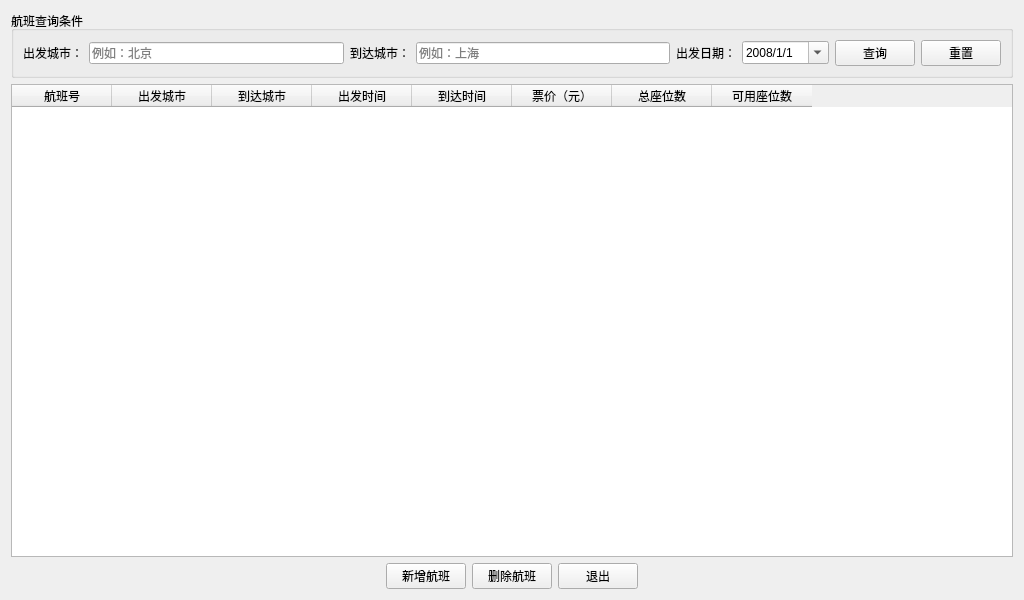
<?xml version="1.0" encoding="UTF-8"?>
<ui version="4.0">
 <class>FlightManager</class>
 <widget class="QWidget" name="FlightManager">
  <property name="geometry">
   <rect>
    <x>0</x>
    <y>0</y>
    <width>1024</width>
    <height>600</height>
   </rect>
  </property>
  <property name="windowTitle">
   <string>航班管理系统</string>
  </property>
  <layout class="QVBoxLayout" name="verticalLayout">
   <item>
    <widget class="QGroupBox" name="groupBox">
     <property name="title">
      <string>航班查询条件</string>
     </property>
     <layout class="QHBoxLayout" name="horizontalLayout_2">
      <item>
       <widget class="QLabel" name="label">
        <property name="text">
         <string>出发城市：</string>
        </property>
       </widget>
      </item>
      <item>
       <widget class="QLineEdit" name="txtDeparture">
        <property name="placeholderText">
         <string>例如：北京</string>
        </property>
       </widget>
      </item>
      <item>
       <widget class="QLabel" name="label_2">
        <property name="text">
         <string>到达城市：</string>
        </property>
       </widget>
      </item>
      <item>
       <widget class="QLineEdit" name="txtArrival">
        <property name="placeholderText">
         <string>例如：上海</string>
        </property>
       </widget>
      </item>
      <item>
       <widget class="QLabel" name="label_3">
        <property name="text">
         <string>出发日期：</string>
        </property>
       </widget>
      </item>
      <item>
       <widget class="QDateTimeEdit" name="dateEdit">
        <property name="dateTime">
         <datetime>
          <hour>0</hour>
          <minute>0</minute>
          <second>0</second>
          <year>2008</year>
          <month>1</month>
          <day>1</day>
         </datetime>
        </property>
        <property name="date">
         <date>
          <year>2008</year>
          <month>1</month>
          <day>1</day>
         </date>
        </property>
        <property name="displayFormat">
         <string>yyyy/M/d</string>
        </property>
        <property name="calendarPopup">
         <bool>true</bool>
        </property>
       </widget>
      </item>
      <item>
       <widget class="QPushButton" name="btnSearch">
        <property name="text">
         <string>查询</string>
        </property>
       </widget>
      </item>
      <item>
       <widget class="QPushButton" name="btnRefresh">
        <property name="text">
         <string>重置</string>
        </property>
       </widget>
      </item>
     </layout>
    </widget>
   </item>
   <item>
    <widget class="QTableWidget" name="tableView">
     <property name="alternatingRowColors">
      <bool>true</bool>
     </property>
     <property name="selectionBehavior">
      <enum>QAbstractItemView::SelectionBehavior::SelectRows</enum>
     </property>
     <property name="showGrid">
      <bool>true</bool>
     </property>
     <property name="gridStyle">
      <enum>Qt::PenStyle::DotLine</enum>
     </property>
     <property name="sortingEnabled">
      <bool>true</bool>
     </property>
     <column>
      <property name="text">
       <string>航班号</string>
      </property>
     </column>
     <column>
      <property name="text">
       <string>出发城市</string>
      </property>
     </column>
     <column>
      <property name="text">
       <string>到达城市</string>
      </property>
     </column>
     <column>
      <property name="text">
       <string>出发时间</string>
      </property>
     </column>
     <column>
      <property name="text">
       <string>到达时间</string>
      </property>
     </column>
     <column>
      <property name="text">
       <string>票价（元）</string>
      </property>
     </column>
     <column>
      <property name="text">
       <string>总座位数</string>
      </property>
     </column>
     <column>
      <property name="text">
       <string>可用座位数</string>
      </property>
     </column>
    </widget>
   </item>
   <item>
    <layout class="QHBoxLayout" name="horizontalLayout">
     <item>
      <spacer name="horizontalSpacer">
       <property name="orientation">
        <enum>Qt::Orientation::Horizontal</enum>
       </property>
       <property name="sizeHint" stdset="0">
        <size>
         <width>40</width>
         <height>20</height>
        </size>
       </property>
      </spacer>
     </item>
     <item>
      <widget class="QPushButton" name="btnAdd">
       <property name="text">
        <string>新增航班</string> <!-- 原“选择航班”改为“新增航班”，区分功能 -->
       </property>
      </widget>
     </item>
     <item>
      <widget class="QPushButton" name="btnDelete"> <!-- 新增删除按钮 -->
       <property name="text">
        <string>删除航班</string>
       </property>
      </widget>
     </item>
     <item>
      <widget class="QPushButton" name="exitButton">
       <property name="text">
        <string>退出</string>
       </property>
      </widget>
     </item>
     <item>
      <spacer name="horizontalSpacer_2">
       <property name="orientation">
        <enum>Qt::Orientation::Horizontal</enum>
       </property>
       <property name="sizeHint" stdset="0">
        <size>
         <width>40</width>
         <height>20</height>
        </size>
       </property>
      </spacer>
     </item>
    </layout>
   </item>
  </layout>
 </widget>
 <resources/>
 <connections/>
</ui>
